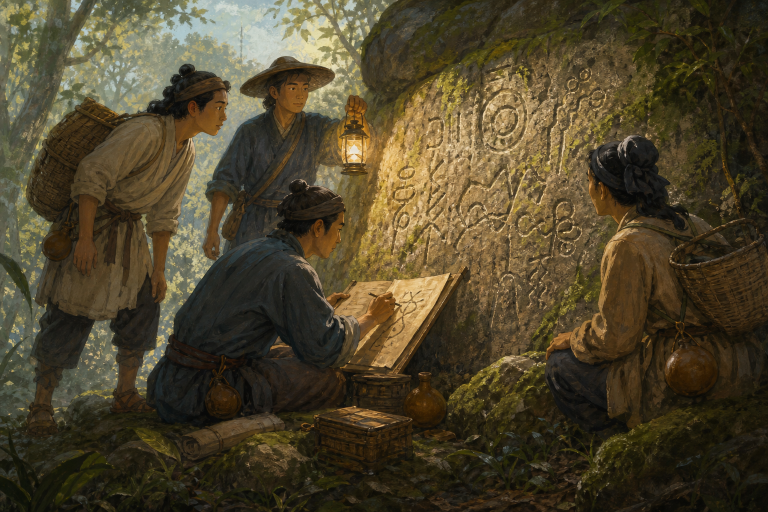
#> input picture assets/m5/v2/exploration/events/source/exp_event_ancient_marks.png, 1536 x 1024 px (shown at 1/2 size)
$ python -i validate-exploration-event-images.py   (imports and definitions only)
#> lines starting #> are read from the running program, lines starting #| are printed output that depends on the picture
#> further down, picture is the input picture: PIL image 1536x1024 RGB; mean R, G, B 78.1, 68.1, 44.2
from pathlib import Path
from PIL import Image, ImageChops, ImageStat

ROOT = Path(__file__).resolve().parents[1]
SOURCE = ROOT / "assets/m5/v2/exploration/events/source"
RUNTIME = ROOT / "assets/m5/v2/exploration/events/runtime"


def center_crop_16_9(image: Image.Image) -> Image.Image:
    target_h = round(image.width * 9 / 16)
#> target_h = 864
    top = (image.height - target_h) // 2
#> top = 80
    return image.crop((0, top, image.width, top + target_h)).resize((768, 432), Image.Resampling.LANCZOS).convert("RGB")
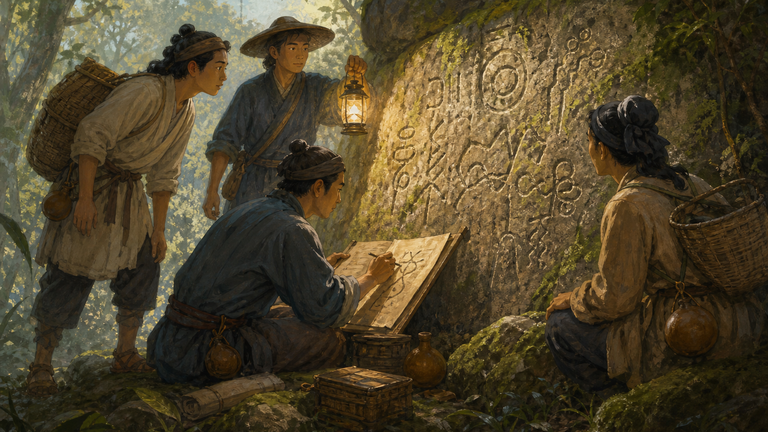
#> returned value: PIL image 768x432 RGB; mean R, G, B 80.7, 69.2, 44.2


def rms(a: Image.Image, b: Image.Image) -> float:
    stat = ImageStat.Stat(ImageChops.difference(a, b))
    return sum(value * value for value in stat.rms) ** 0.5


source_files = sorted(SOURCE.glob("*.png"))
runtime_files = sorted(RUNTIME.glob("*.png"))
source_names = [item.name for item in source_files]
runtime_names = [item.name for item in runtime_files]
# [22 lines not run here, left out]

>>> from PIL import Image
>>> picture = Image.open('../assets/m5/v2/exploration/events/source/exp_event_ancient_marks.png')
>>> result = center_crop_16_9(picture)

$ run again, on assets/m5/v2/exploration/events/source/exp_event_local_guide.png
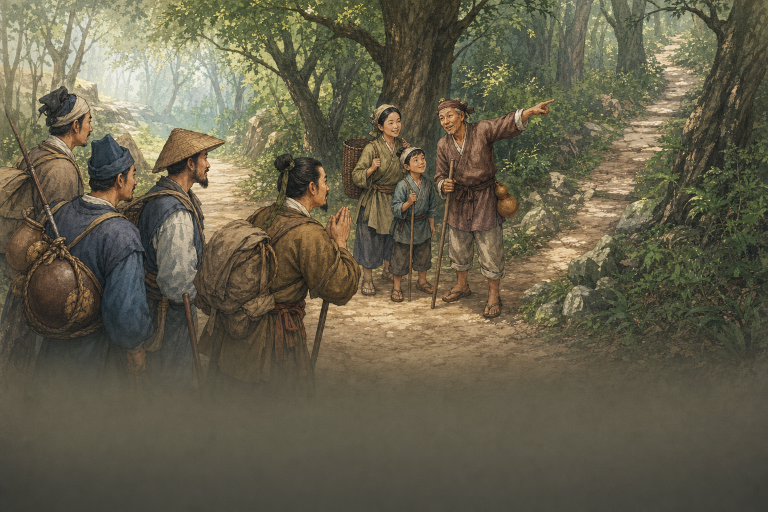
#> input picture assets/m5/v2/exploration/events/source/exp_event_local_guide.png, 1536 x 1024 px (shown at 1/2 size)
#> picture is the input picture: PIL image 1536x1024 RGB; mean R, G, B 101.4, 95.9, 75.6
#> in center_crop_16_9, `return image.crop((0, top, image.width, top + target_h)).resize((768, ..`:
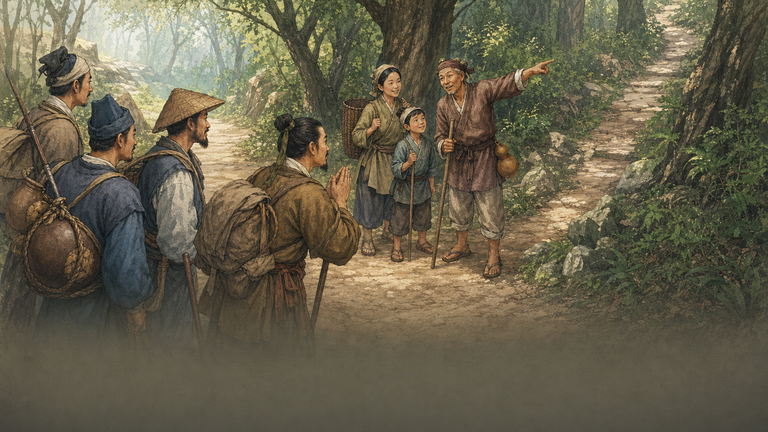
#> returned value: PIL image 768x432 RGB; mean R, G, B 102.7, 96, 75.7

$ run again, on assets/m5/v2/exploration/events/source/exp_event_lost_fog.png
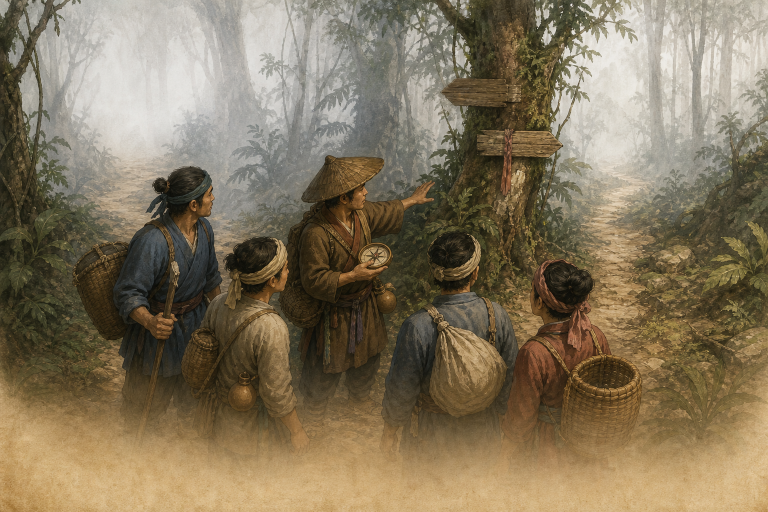
#> input picture assets/m5/v2/exploration/events/source/exp_event_lost_fog.png, 1536 x 1024 px (shown at 1/2 size)
#> picture is the input picture: PIL image 1536x1024 RGB; mean R, G, B 130.8, 117.1, 92.5
#> in center_crop_16_9, `return image.crop((0, top, image.width, top + target_h)).resize((768, ..`:
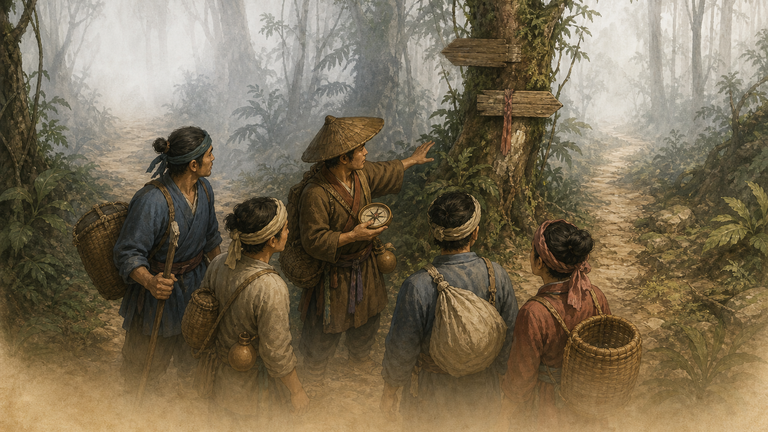
#> returned value: PIL image 768x432 RGB; mean R, G, B 121.6, 108.8, 85.4

$ run again, on assets/m5/v2/exploration/events/source/exp_event_rare_specimen.png
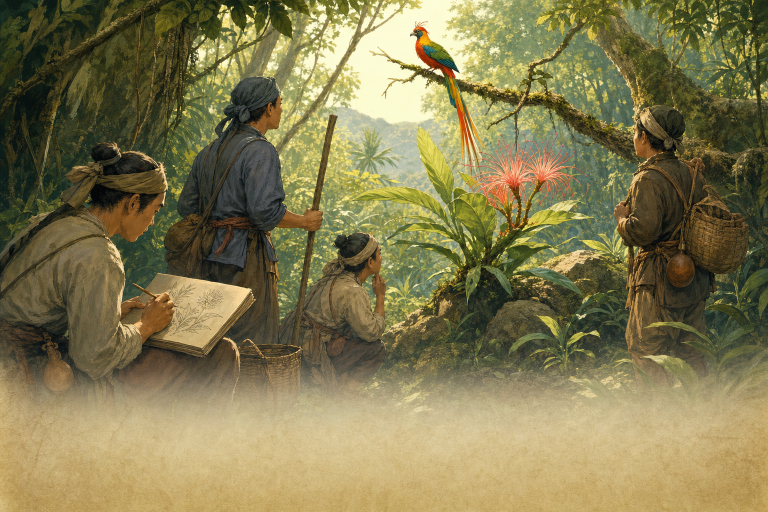
#> input picture assets/m5/v2/exploration/events/source/exp_event_rare_specimen.png, 1536 x 1024 px (shown at 1/2 size)
#> picture is the input picture: PIL image 1536x1024 RGB; mean R, G, B 130.4, 122.3, 80.8
#> in center_crop_16_9, `return image.crop((0, top, image.width, top + target_h)).resize((768, ..`:
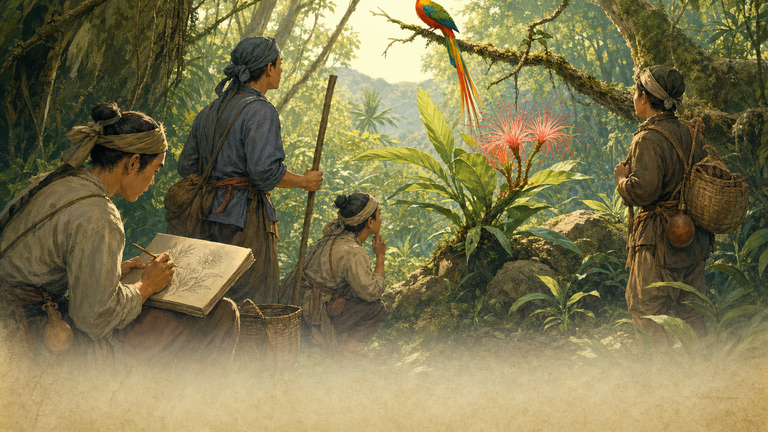
#> returned value: PIL image 768x432 RGB; mean R, G, B 125.3, 118, 79
